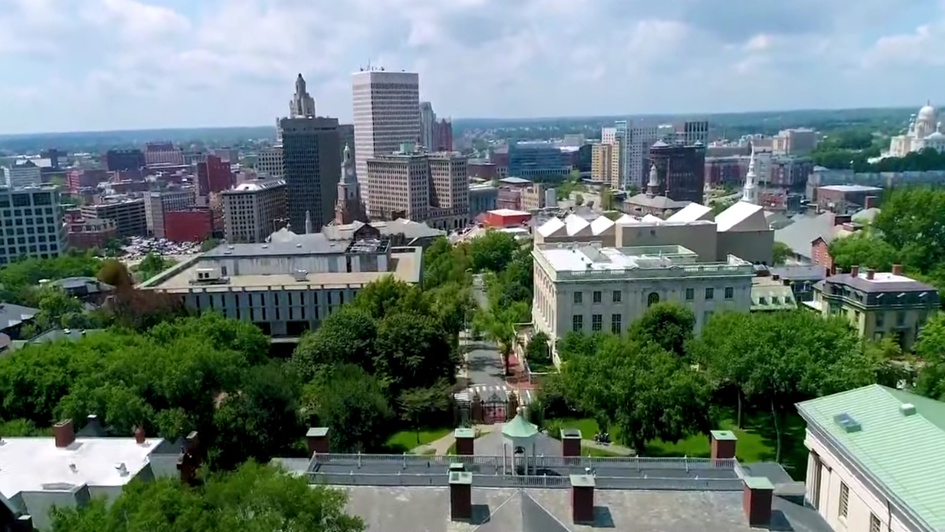
#> input picture img/sample_scene.jpg, 945 x 532 px
$ python text_demo.py
#> lines starting #> are read from the running program, lines starting #| are printed output that depends on the picture; after the words box and inside, x2 and y2 are one past the last pixel; in counts of white or black regions, pixels touching at a corner belong together; long printed decimals are rounded
### contrast.py
import numpy as np
import cv2
from skimage import color
import cielab_boundary
'''
Increases the contrast using HSV color space, inverting L value and using constant H and S
'''
# [13 lines left out: function increase_contrast_HSV, not called in this run]

'''
Increases contrast using LAB color space, inverting the L value and keeping other values the same
'''
# [22 lines left out: function increase_contrast_CIELAB_naive, not called in this run]

"""
Tries to find the furthest possible color in CIELAB space from each pixel in the image
"""
def increase_contrast_CIELAB(bg, scale=0.1, goal=None, interp=1):
    # convert to LAB space
    bg_lab = color.rgb2lab(bg)

    # finding opposite of every color is slow so reduce resolution by some scale factor
    bg_lab = cv2.resize(bg_lab, (int(bg.shape[0] * scale), int(bg.shape[1] * scale)))
    contrast_bg = cielab_boundary.maximize_contrast(bg_lab) #, goal=goal, thresh=thresh)
    contrast_bg = cv2.resize(contrast_bg, (bg.shape[1], bg.shape[0]))

    if goal is not None:
        goal = color.rgb2lab(goal[::-1]) # not sure why it has to be backwards
        print(goal)
        contrast_bg = contrast_bg * (1 - interp) + goal * interp

    bg_rgb = color.lab2rgb(contrast_bg)
    return bg_rgb

### cielab_boundary.py
import numpy as np
from skimage import color
from matplotlib import pyplot as plt
from matplotlib import cm
from scipy.ndimage import sobel

"""
Goal: Maxmize color distance in CIELAB space
Idea:
- The distance to a given point in CIELAB will be on the boundary of the space.
- We can determine the boundary of CIELAB based on the error of converting to RGB and back
  (Is there a better approach?)
- Then find the point on this boundary that maximizes the distance

"""

error_threshold = 1e-6
res = 10 # resolution of points from CIELAB space

# start with all possible values in the space (+10 padding just in case)
grid = np.mgrid[-10:110:res, -110:110:res, -110:110:res].T.astype(float)
# convert to RGB and back
grid_conv = color.rgb2lab(color.lab2rgb(grid))
# find square error of conversion
diff = np.sum((grid_conv - grid)**2, axis=3)
# threshold the error
thresh = (diff < error_threshold).astype(float)

# use sobel filter to find boundary of acceptable error
sobel_x = sobel(thresh, axis=0)
sobel_y = sobel(thresh, axis=0)
sobel_z = sobel(thresh, axis=0)
sobel_magsq = sobel_x ** 2 + sobel_y ** 2 + sobel_z ** 2
boundary = grid[sobel_magsq > 0]

# find point on boundary with maximum distance from a single color
# [4 lines left out: function max_dist, not called in this run]

# equivilant to previous function but applies max distance to each pixel in an RGB image
def maximize_contrast(img, goal=None, thresh=500):

    candidates = boundary
    if goal is not None:
        goal = color.rgb2lab(goal)
        candidates = candidates[np.sum((goal - candidates) ** 2, axis=1) < thresh * thresh]

    # vectorize computation of subtracting each element
    repeated = candidates.repeat((img.shape[0] * img.shape[1])) \
                         .reshape((*candidates.shape, img.shape[1], img.shape[0]))
    distsq = np.sum((img.T - repeated)**2, axis=1)
    index = np.argmax(distsq, axis=0)
    contrast_bg = candidates[index.T]

    return contrast_bg

# Code for plotting the boundary, was useful in verifying that
# convolution method was working, only run when not importing as module
# [18 lines that do not run on import are left out]

### text_demo.py
import numpy as np
import cv2
import contrast
from skimage import color

# demo for using contrast.py functions to create an image
filename = "sample_scene.jpg"
blur_amt = 35

bg = cv2.imread(f"./img/{filename}") / 255
text = np.zeros_like(bg)

cv2.putText(text, "Sample Text", (50, 200), cv2.FONT_HERSHEY_SIMPLEX, 3, (1, 1, 1), 10, cv2.LINE_AA)
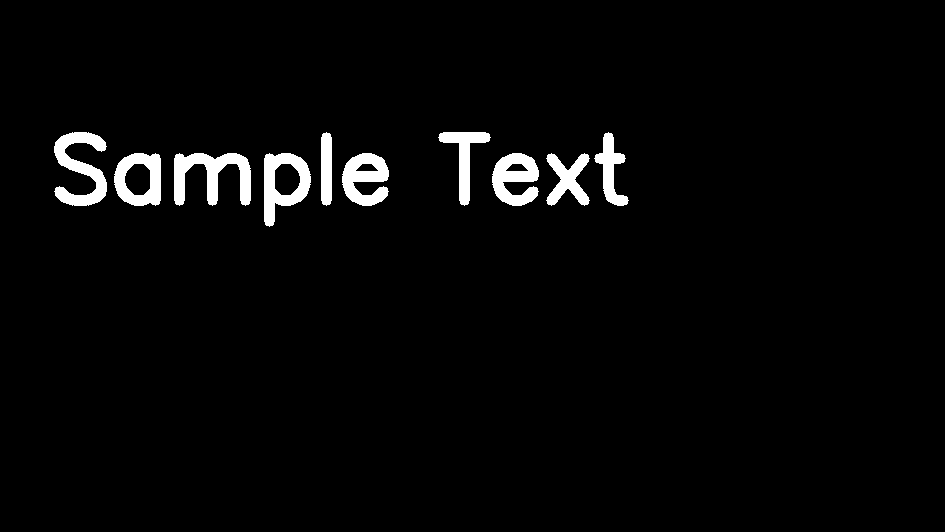
#> text: shape (532, 945, 3) float64; values 0 (black) and 1 (white), 2.9% white; 10 white regions, largest, box (x1, y1, x2, y2) and area: (174, 153, 251, 206) 2106, (54, 132, 107, 206) 1922, (264, 153, 311, 227) 1755

text_matte = np.repeat(text[:, :, 0], 3).reshape(text.shape)
# contrast_HSV = contrast.increase_contrast_HSV(bg)
# contrast_CIELAB = contrast.increase_contrast_CIELAB_naive(bg)
contrast_LAB = contrast.increase_contrast_CIELAB(bg, scale=0.2, goal=np.array([.25, .52, .96]), interp=0.5)
#> in increase_contrast_CIELAB, `bg_lab = color.rgb2lab(bg)`: bg_lab: shape (532, 945, 3) float64; mean of channels 0, 1, 2 50.3, -4.7, 9.2
#> in increase_contrast_CIELAB, `bg_lab = cv2.resize(bg_lab, (int(bg.shape[0] * scale), int(bg.shape[1]..`: bg_lab: shape (189, 106, 3) float64; mean of channels 0, 1, 2 50.3, -4.7, 9.2
#> in maximize_contrast, `index = np.argmax(distsq, axis=0)`:
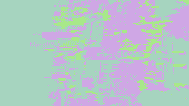
#> index: shape (106, 189) int64; 3 distinct labels, from 15 to 1288; one colour per label, 0 black
#> in increase_contrast_CIELAB, `contrast_bg = cv2.resize(contrast_bg, (bg.shape[1], bg.shape[0]))`:
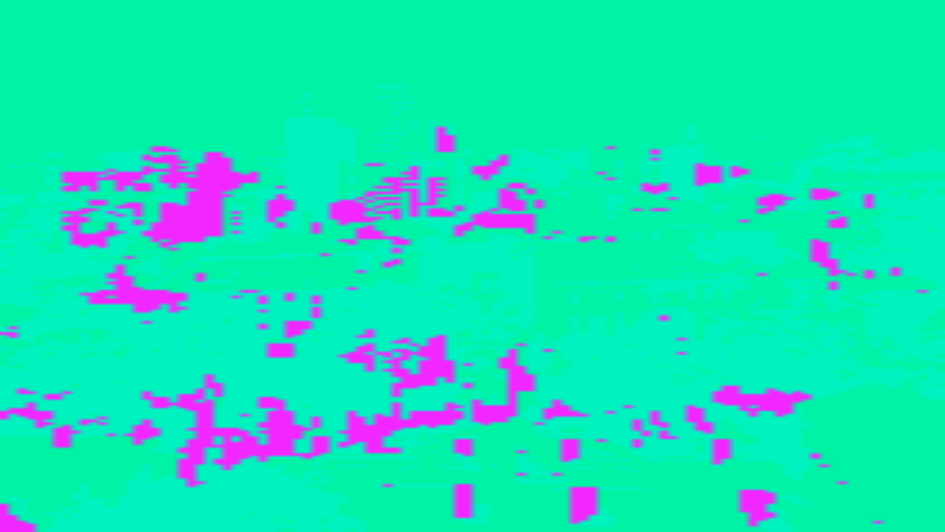
#> contrast_bg: shape (532, 945, 3) float64; mean of channels 0, 1, 2 43.2, 75.6, -83; drawn with min black and max white
#> in increase_contrast_CIELAB, `goal = color.rgb2lab(goal[::-1])`: goal = [66.84, 37.89, 54.51]
#| [66.836 37.892  54.509]
#> in increase_contrast_CIELAB, `contrast_bg = contrast_bg * (1 - interp) + goal * interp`:
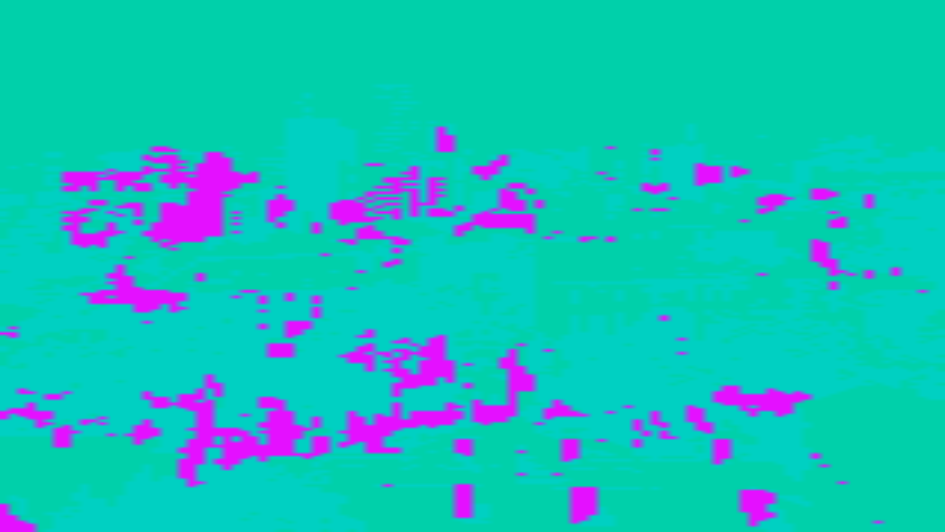
#> contrast_bg: shape (532, 945, 3) float64; mean of channels 0, 1, 2 55, 56.8, -14.2; drawn with min black and max white
contrast_LAB = cv2.GaussianBlur(contrast_LAB, (blur_amt, blur_amt), 10)
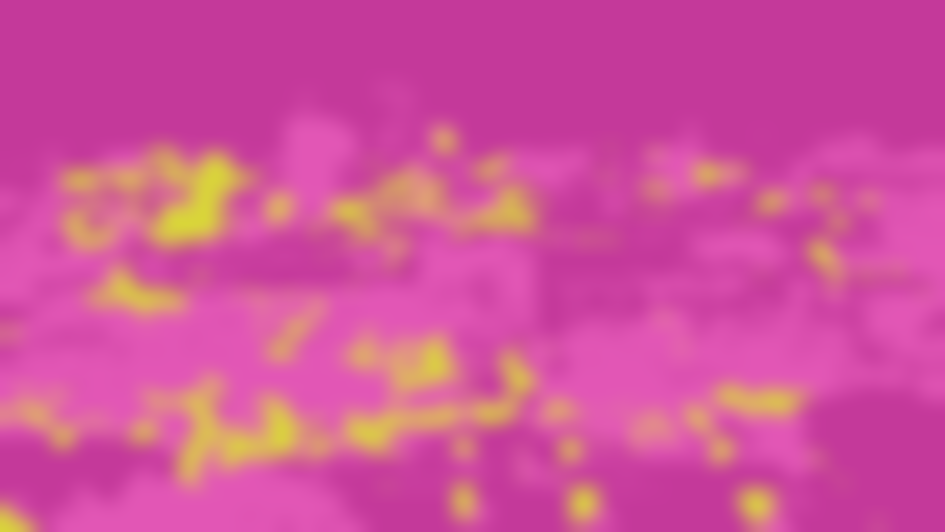
#> contrast_LAB: shape (532, 945, 3) float64; mean R, G, B 0.821, 0.321, 0.612

composite_LAB = contrast_LAB * text_matte + bg * (1 - text_matte)
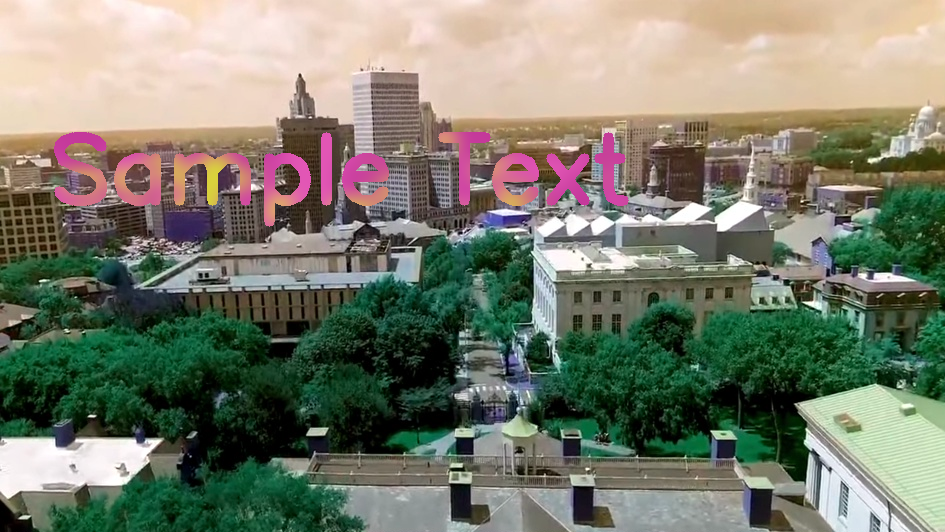
#> composite_LAB: shape (532, 945, 3) float64; mean R, G, B 0.48, 0.488, 0.427
# cv2.imwrite("./results/sample_scene_contrast_HSV.jpg", (composite_HSV * 255).astype(int))
# cv2.imwrite("./results/sample_scene_contrast_CIELAB.jpg", (composite_CIELAB * 255).astype(int))
cv2.imwrite("./results/max_contrast_LAB.jpg", (composite_LAB * 255).astype(int))
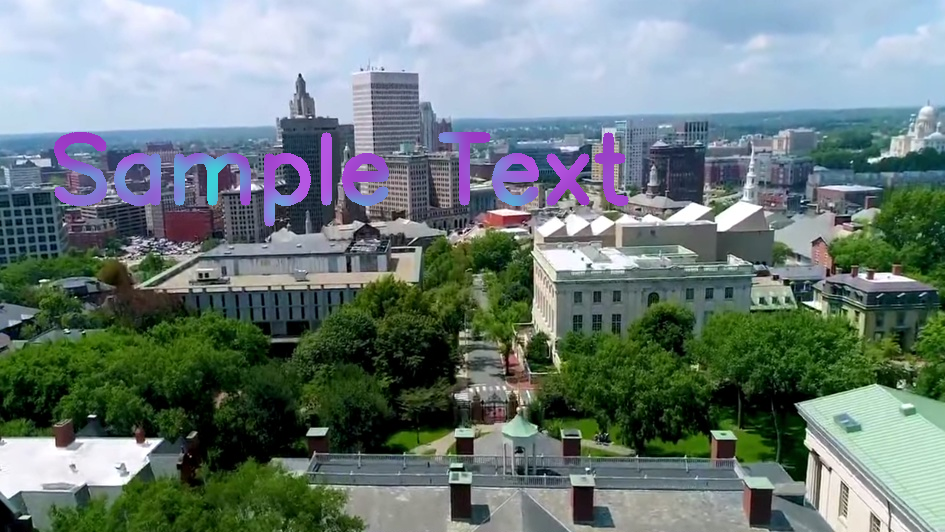
#> saved as max_contrast_LAB.jpg: shape (532, 945, 3); mean B, G, R 122.3, 124.6, 109
